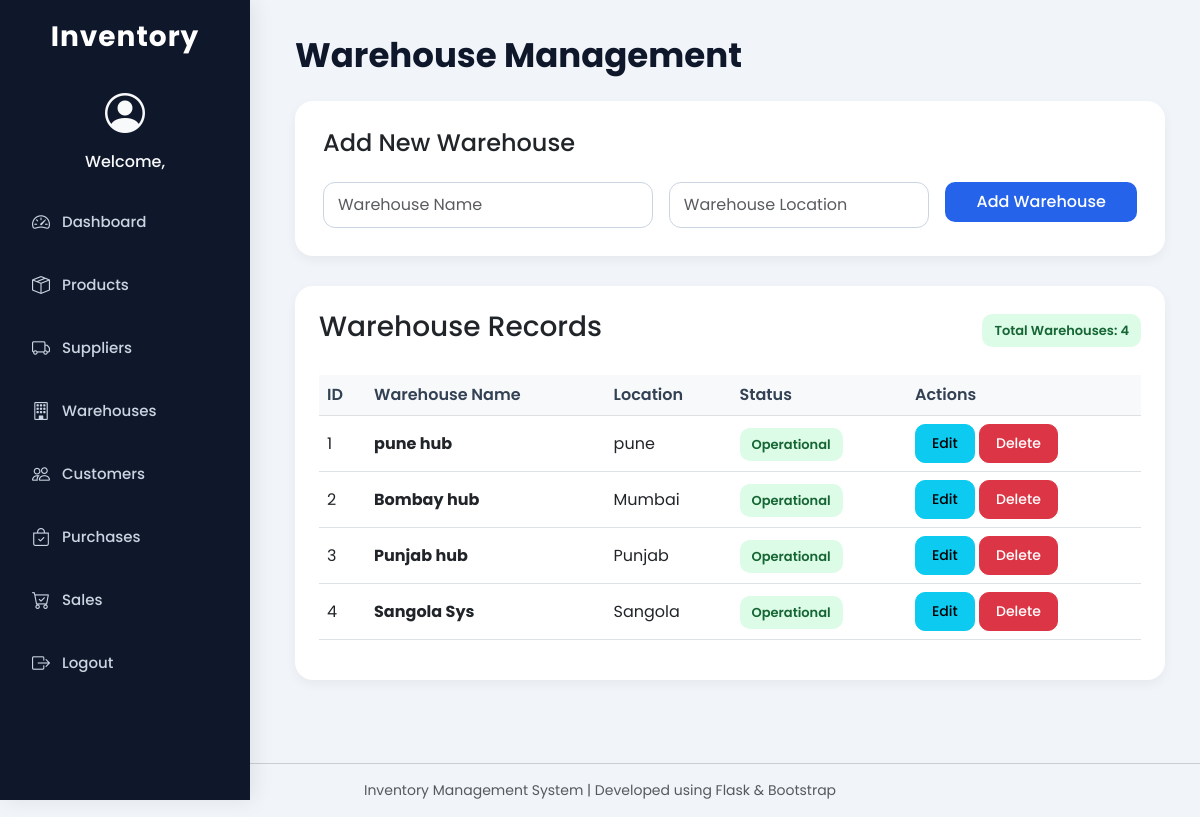
The app's page /warehouses with its own data.
### tables this page shows
CREATE TABLE warehouses (
    id INTEGER PRIMARY KEY AUTOINCREMENT,
    name TEXT,
    location TEXT
);

### app.py (the view)
@app.route("/warehouses", methods=["GET", "POST"])
def warehouses():
    con = get_db()
    cur = con.cursor()
    if request.method == "POST":
        name = request.form["name"]
        location = request.form["location"]
        cur.execute("INSERT INTO warehouses(name, location) VALUES (?,?)", (name, location))
        con.commit()
    cur.execute("SELECT * FROM warehouses")
    data = cur.fetchall()
    con.close()
    return render_template("warehouses.html", warehouses=data)

### app.py (called while the page is built)
def get_db():
    return sqlite3.connect("database.db")

### templates/warehouses.html
{% extends "base.html" %}
{% block content %}
<h1 class="page-title">Warehouse Management</h1>
<div class="form-section">
    <h4 class="mb-4">Add New Warehouse</h4>
    <form method="POST">
        <div class="row g-3">
            <div class="col-md-5">
                <input type="text"
                       name="name"
                       class="form-control"
                       placeholder="Warehouse Name"
                       required>
            </div>
            <div class="col-md-4">
                <input type="text"
                       name="location"
                       class="form-control"
                       placeholder="Warehouse Location">
            </div>
            <div class="col-md-3">
                <button class="btn btn-custom w-100">
                    Add Warehouse
                </button>
            </div>
        </div>
    </form>
</div>
<div class="table-container">
    <div class="d-flex justify-content-between align-items-center mb-4">
        <h3>Warehouse Records</h3>
        <span class="badge-stock">
            Total Warehouses:
            {{warehouses|length}}
        </span>
    </div>
    <table class="table table-hover align-middle">
        <thead class="table-light">
            <tr>
                <th>ID</th>
                <th>Warehouse Name</th>
                <th>Location</th>
                <th>Status</th>
                <th>Actions</th>
            </tr>
        </thead>
        <tbody>
            {% for w in warehouses %}
            <tr>
                <td>{{w[0]}}</td>
                <td>
                    <strong>{{w[1]}}</strong>
                </td>
                <td>{{w[2]}}</td>
                <td>
                    <span class="badge-stock">
                        Operational
                    </span>
                </td>
                <td>
                    <a href="/edit_warehouse/{{w[0]}}"
                       class="btn btn-info btn-sm">
                        Edit
                    </a>
                    <a href="/delete_warehouse/{{w[0]}}"
   class="btn btn-danger btn-sm"
   onclick="return confirm('Are you sure you want to delete this warehouse?')">
    Delete
</a>
                </td>
            </tr>
            {% endfor %}
        </tbody>
    </table>
</div>
{% endblock %}

### templates/base.html (style rules this page uses)
* { margin:0; padding:0; box-sizing:border-box; font-family:'Poppins', sans-serif; }
body { background:#f1f5f9; overflow-x:hidden; }
.page-title { font-size:34px; font-weight:700; margin-bottom:25px; color:#0f172a; }
.table-container { background:white; padding:24px; border-radius:18px; box-shadow:0 4px 12px rgba(0,0,0,0.05); }
.form-section { background:white; padding:28px; border-radius:18px; box-shadow:0 4px 12px rgba(0,0,0,0.05); margin-bottom:30px; }
.table { margin-top:15px; }
.table thead { background:#f8fafc; }
.table th { font-weight:600; color:#334155; }
.table td { vertical-align:middle; }
.form-control, .form-select { border-radius:12px; padding:10px 14px; border:1px solid #cbd5e1; box-shadow:none; }
.btn { border-radius:10px; padding:8px 16px; font-weight:500; }
.btn-custom { background:#2563eb; color:white; border:none; transition:0.3s; }
.badge-stock { background:#dcfce7; color:#166534; padding:7px 12px; border-radius:10px; font-size:13px; font-weight:600; }

### records on screen
warehouses: id "1", name "pune hub", location "pune"
warehouses: id "2", name "Bombay hub", location "Mumbai"
warehouses: id "3", name "Punjab hub", location "Punjab"
warehouses: id "4", name "Sangola Sys", location "Sangola"

### other values on screen
{{ warehouses|length }} "4"
